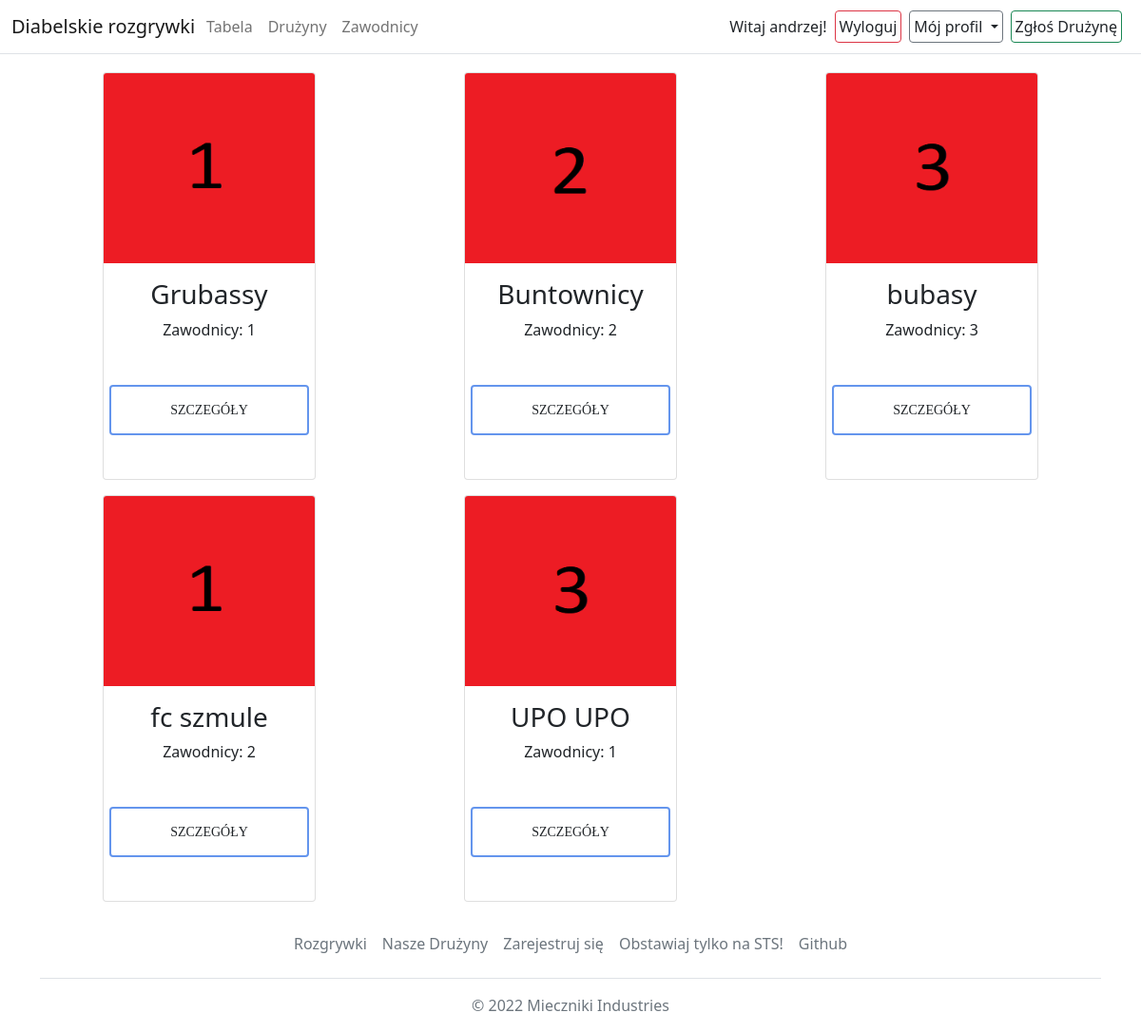
Page /teams/ (signed in) on the committed database.
### Football/models.py (models this page shows, shortened)
class Team(models.Model):
    name = models.CharField(max_length=30)
    slug = models.SlugField(max_length=30,unique=True)
    image = models.ImageField(upload_to='images/teams')
    def get_absolute_url(self):
        return reverse('football:team_detail',args=[self.slug])
    def get_players_cunt(self):
        return len(Player.objects.filter(team_id=self.id))

### Football/views.py (the view)
# urls.py: path('teams/',views.all_teams,name='all_teams'),
def all_teams(request):
    context = {
        'teams' : Team.objects.all()
    }
    return render(request, 'team/all_teams.html', context)

### Football/ext_methods.py (called while the page is built)
def get_teams(request):
    return {'teams' : Team.objects.all()}

### Football/models.py (called while the page is built)
    def get_absolute_url(self):
        return reverse('football:player_detail',args=[self.id])

### templates/team/all_teams.html (shortened to what this page needs)
{% extends 'base.html' %}
{% block content %}
<div class="container show">
          <div class="row">
            {% for team in teams %}
            <div class="col-sm-12 col-md-6 col-lg-4 show">
              <div class="card mt-3 box-shadow mx-auto d-block  rounded groww" style="width:14rem">
                <img class="card-img-top" src="{{ team.image.url }}" alt="{{ team.name }}" width="200px" height = "200px" >
                <div class="card-body">
                  <h3 class="card-text text-center">{{ team.name }}</h3>
                    <p class = " card-text text-center ">Zawodnicy: {{ team.get_players_cunt }}</p>
                  <div class="d-flex justify-content-between align-items-center">
                    <div class="btn-group">
                      <button type="button" class="btn btnn btnn3"  style = "position:relative; right:10px; width: 210px;">
                          <a class="text-decoration-none text-dark" href="{{ team.get_absolute_url }}">Szczegóły</a>
                      </button>
                    </div>
                  </div>
                </div>
              </div>
            </div>
          {% endfor %}
          </div>
    </div>
{% endblock %}

### templates/base.html (shortened to what this page needs)
{% load static %}
<!DOCTYPE html>
<html lang="en">
<head>
    <link href="https://cdn.jsdelivr.net/npm/bootstrap@5.1.3/dist/css/bootstrap.min.css" rel="stylesheet">
    {% load static %}
    <link rel="stylesheet" type="text/css" href="{% static 'style.css' %}">
</head>
<body>
    <header class="fixed-top">
        <nav class="navbar navbar-expand-md navbar-light bg-white border-bottom">
            <div class="container-fluid">
                <a class="navbar-brand me-1" href="{% url 'football:home' %}">Diabelskie rozgrywki</a>
                <div class="collapse navbar-collapse " id="navbarCollapse">
                    <ul class="navbar-nav me-auto mb-2 mb-md-0">
                        <li class="nav-item active">
                            <a class="nav-link" aria-current="page" href="{% url "football:table" %}">Tabela</a>
                        </li>
                        <li class="nav-item">
                            <a class="nav-link" href="{% url 'football:all_teams' %}">Drużyny </a>
                        </li>
                        <li class="nav-item">
                            <a class="nav-link" href="{% url 'football:all_players' %}">Zawodnicy </a>
                        </li>
                    </ul>
                        </div>
                    {% if user.is_authenticated %}
                        <span class="me-2 d-sm-block d-none d-sm-none d-md-block ">Witaj {{ user }}!</span><button class = "btn btn-outline-danger me-2 d-sm-block d-none d-sm-none d-md-block p-1"><a class="text-decoration-none text-dark" href = {% url "logout" %}>Wyloguj</a></button>
                        {% if user.player %}
                        <div class="dropdown d-sm-block d-none d-sm-none d-md-block">
                            <a class="dropdown-toggle btn me-2 btn-outline-secondary text-dark dropdown-toggle p-1" href="#" id="id3" role="button"
                                data-bs-toggle="dropdown" aria-expanded="false" >
                                Mój profil
                            </a>
                        </div>
                        {% endif %}
                        <button class="btn btn-outline-success me-2 d-sm-block d-none d-sm-none d-md-block p-1 ">
                            <a class="text-decoration-none text-dark " href = "{% url "football:register_team" %} ">Zgłoś Drużynę</a>
                        </button>
                    {% else %}
                        <button class="btn btn-outline-success me-2 "><a href = "{% url "login" %}" class="text-decoration-none text-dark">Zaloguj się</a></button>
                    {% endif %}
            </div>
        </nav>
    </header>
    <div id="content" class="container-fluid p-0">{% block content %} {% endblock %}</div>
    <div class="container">
  <footer class="footer mt-4">
    <ul class="nav justify-content-center border-bottom pb-3 mb-3">
      <li class="nav-item"><a href="{% url 'football:home' %}" class="nav-link px-2 text-muted">Rozgrywki</a></li>
      <li class="nav-item"><a href="{% url 'football:all_teams' %}" class="nav-link px-2 text-muted">Nasze Drużyny</a></li>
      <li class="nav-item"><a href="{% url 'users:register' %}" class="nav-link px-2 text-muted">Zarejestruj się</a></li>
      <li class="nav-item"><a href="https://www.sts.pl" class="nav-link px-2 text-muted">Obstawiaj tylko na STS!</a></li>
      <li class="nav-item"><a href="https://github.com/Miecznikk/szkieletowe_pilkanozna" class="nav-link px-2 text-muted">Github</a></li>
    </ul>
    <p class="text-center text-muted">&copy; 2022 Mieczniki Industries</p>
  </footer>
</div>
</body>
</html>

### static/style.css (style rules this page uses)
.groww { transition: all .2s ease-in-out; }
.show { animation-name: show; animation-duration:1.5s; animation-fill-mode: both; }
.btnn { position: relative; display: block; color: black; font-size: 14px; font-family: "montserrat"; text-decoration: none; margin: 30px 0; border: 2px solid #6495ED; padding: 14px 60px; text-transform: uppercase; overflow: hidden; transition: 1s all ease; }
.btnn::before { background: #6495ED; background: #6495ED; content: ""; position: absolute; top: 50%; left: 50%; transform: translate(-50%,-50%); z-index: -1; transition: all 0.6s ease; }
.btnn3::before { width: 100%; height: 0%; transform: translate(-50%,-50%) rotate(45deg); }

### templates/base.html (style rules this page uses)
body { padding-top:60px; }

### rows in the picture
Team: image (picture), name "Grubassy", get_players_cunt "1"
Team: image (picture), name "Buntownicy", get_players_cunt "2"
Team: image (picture), name "bubasy", get_players_cunt "3"
Team: image (picture), name "fc szmule", get_players_cunt "2"
Team: image (picture), name "UPO UPO", get_players_cunt "1"

### other values in the picture
{{ user }} "andrzej"
